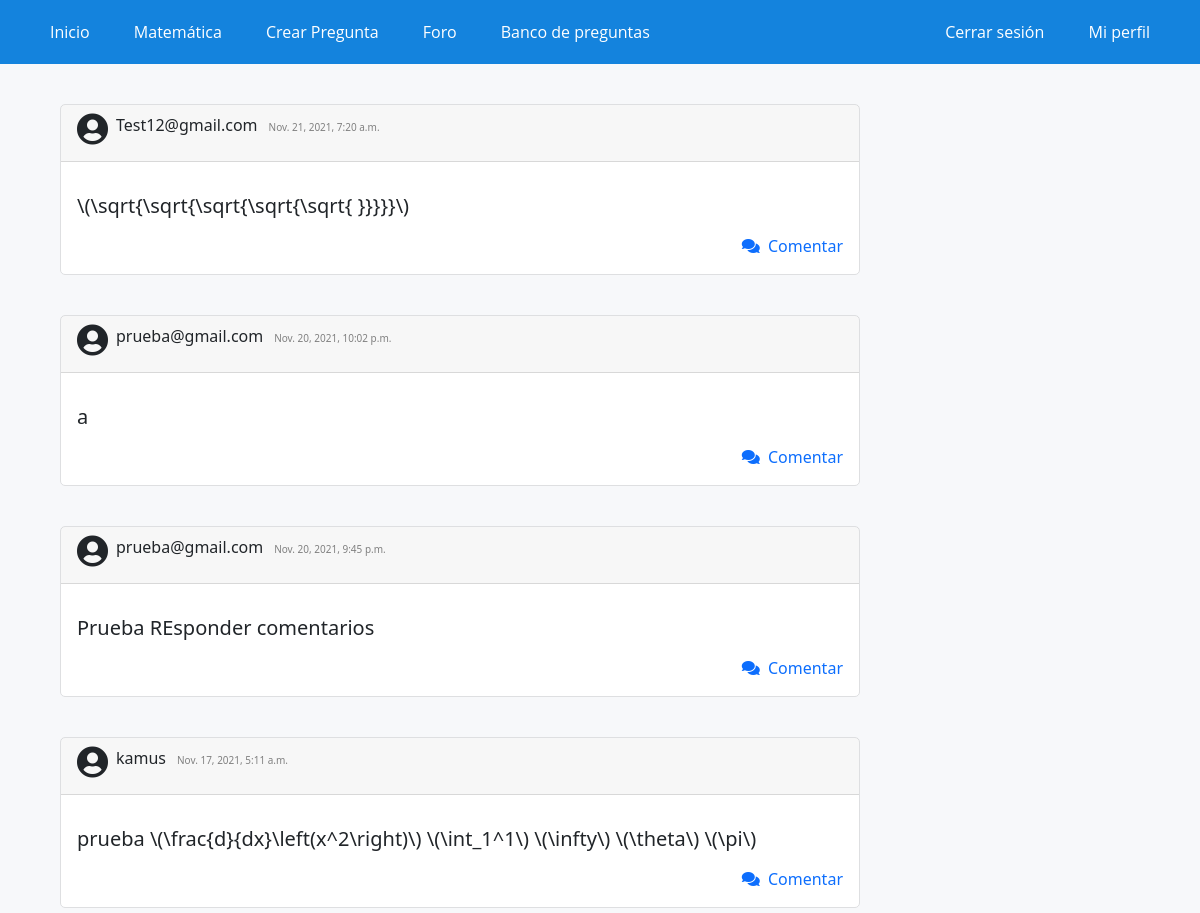
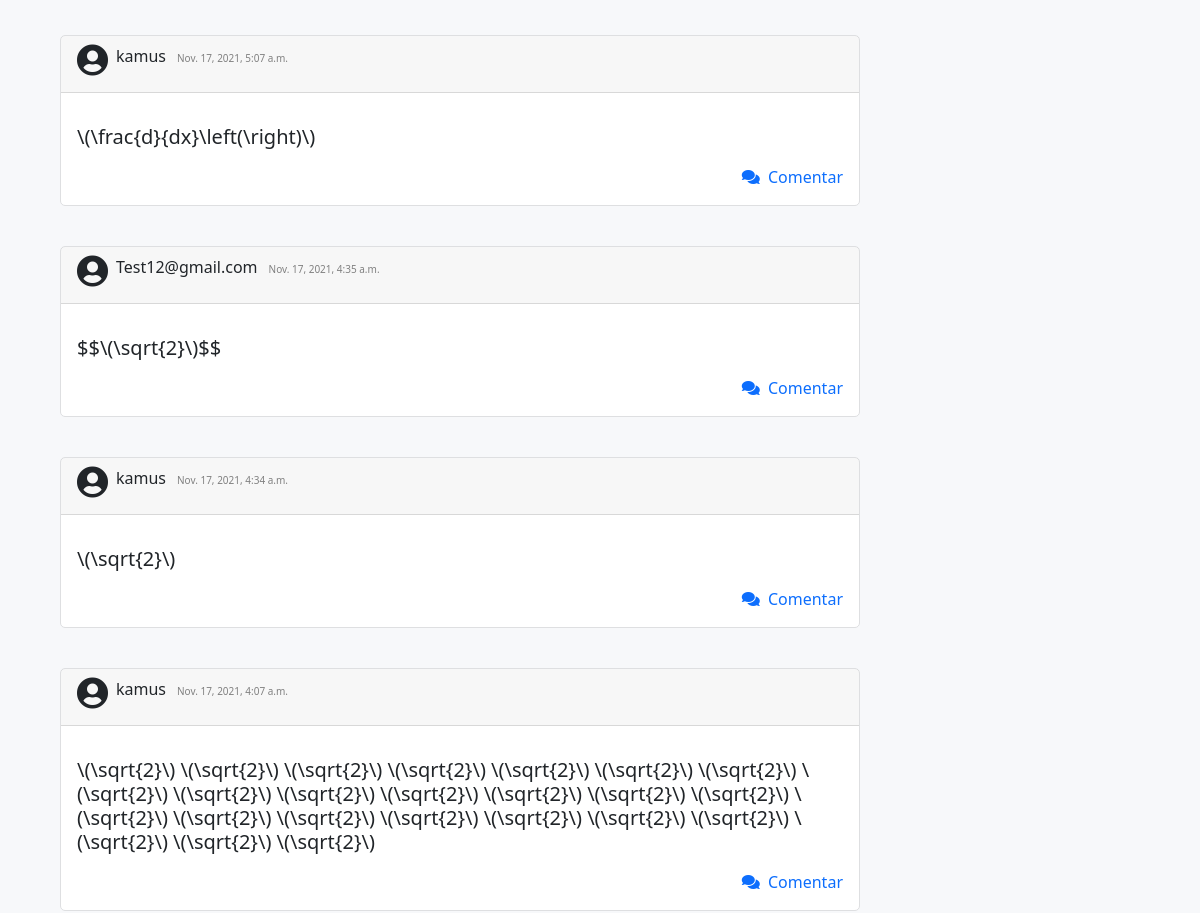
The page /foro/ (signed in, upper part) on the database as committed earlier (2 pictures, top to bottom).
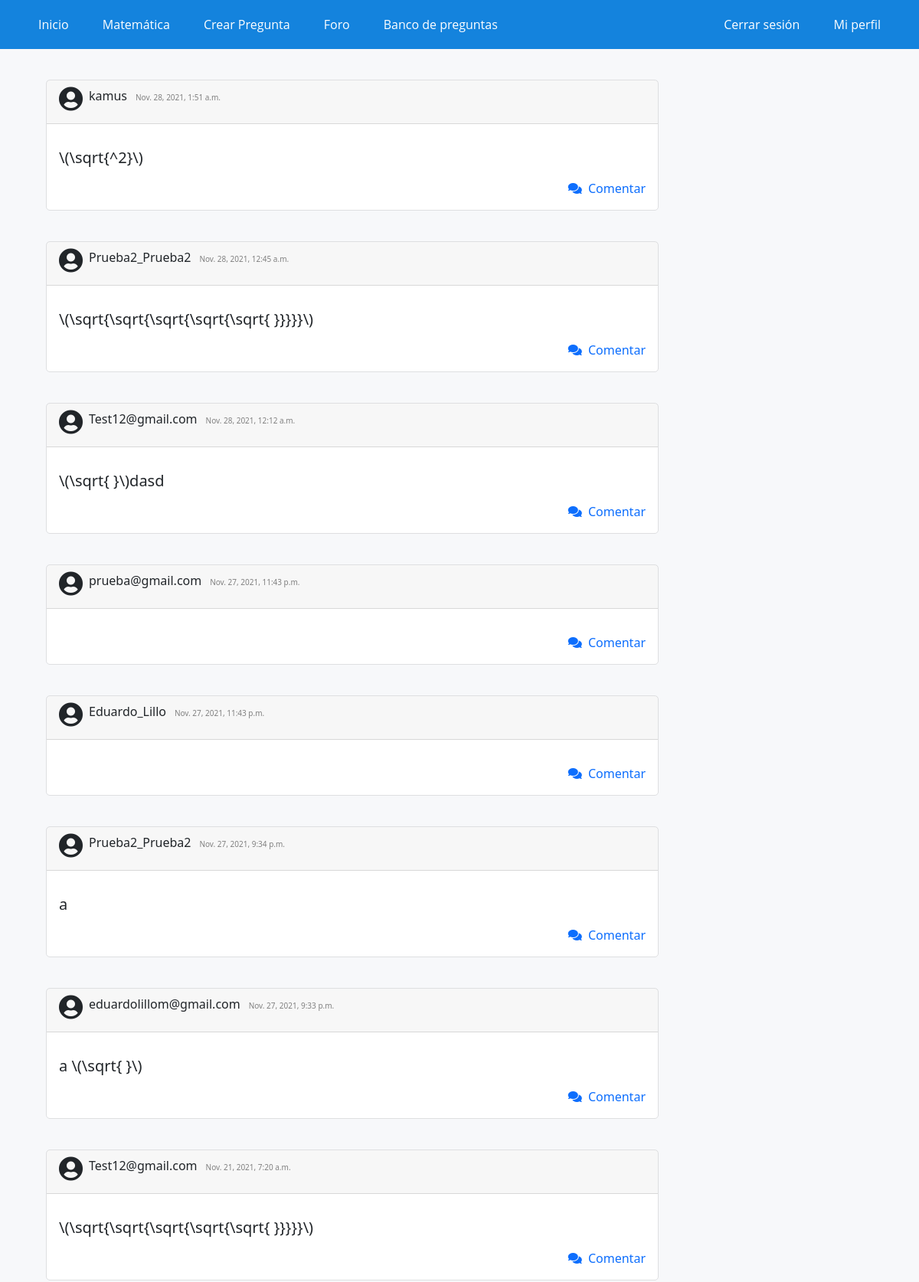
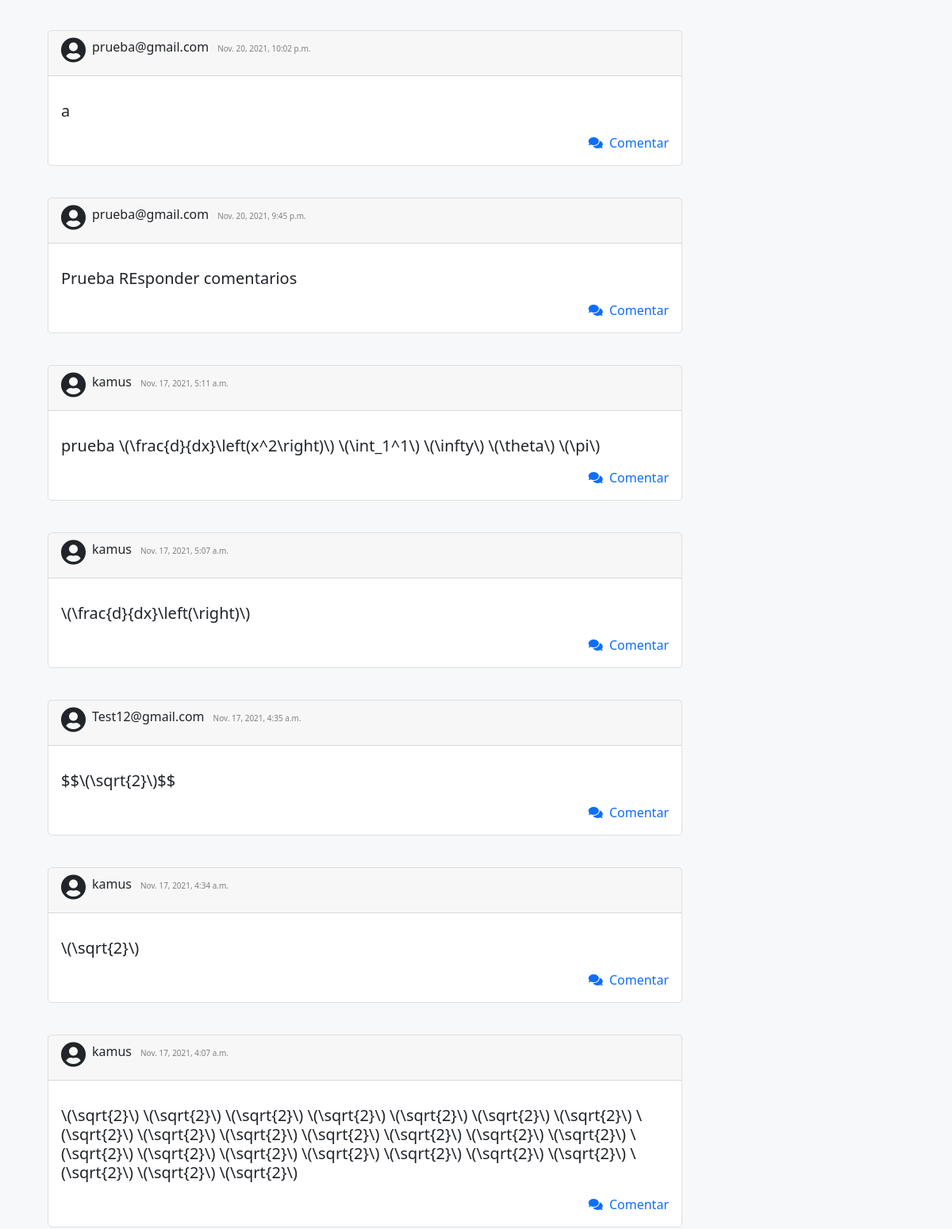
The same page on the database as committed later (2 pictures, top to bottom).
### WebApp/models.py (models this page shows, shortened)
class PostForo(models.Model):
    usuario = models.ForeignKey(settings.AUTH_USER_MODEL, on_delete=models.CASCADE)
    sigla = models.CharField(max_length=7, choices=siglas)
    texto = models.TextField()
    slug = models.SlugField(unique=True, blank=True)
    tiempo = models.DateTimeField(auto_now_add=True)
    class Meta:
        ordering = ['-tiempo']

### WebApp/views.py (the view)
# urls.py: path('foro/', foro, name="foro1"),
def foro(request):
    post = PostForo.objects.all()
    contexto = {
        'post': post
    }
    return render(request, 'app/foro.html', contexto)

### WebApp/templates/app/foro.html (shortened to what this page needs)
{% extends 'app/base.html' %}
{% load static %}
{% block contenido %}
<div class="elContenedor">
    <p>
        {% for post in post %}
        <div class="preguntas mb-3" style="max-width: 800px;">
            <div class="card-header"><i style="float: left; " class="svg-inline--fa fas fa-user-circle fa-2x">&nbsp;</i>
                <p style="display: inline-block; ">{{post.usuario}}</p> &nbsp;<h7 style="color: gray; font-size: 10px;">
                    {{post.tiempo}}</h7>
            </div>
            <div class="card-body">
                <p class="card-text">
                    <h5>{{post.texto}}</h5>
                </p>
                <div>
                    <a style="text-decoration: none;" href="{% url 'foro2' post.pk %}">
                        <div style="text-align: right;"><i class="fas fa-comments "></i>&nbsp;&nbsp;Comentar</div>
                    </a>
                </div>
            </div>
        </div>
        {% endfor %}
    </p>
</div>
{% endblock %}

### WebApp/templates/app/base.html (shortened to what this page needs)
<!DOCTYPE html>
<html lang="es">
<head>
    {% load static %}
    <link rel="stylesheet" href="https://use.fontawesome.com/releases/v5.6.3/css/all.css">
    <link href="https://cdn.jsdelivr.net/npm/bootstrap@5.1.3/dist/css/bootstrap.min.css" rel="stylesheet"
>
    <link rel="stylesheet" href="{% static 'app/css/styles.css' %}">
    <link rel="stylesheet" href="https://cdnjs.cloudflare.com/ajax/libs/mathquill/0.10.1/mathquill.css" />
</head>
<body>
    <header>
        <nav class="navegacion">
            <ul class="menu">
                <li><a href="{% url 'home' %}">Inicio</a></li>
                {% if user.is_authenticated %}
                <li><a class="mat">Matemática</a>
                </li>
                <li><a href="{% url 'crearPregunta' %}">Crear Pregunta</a></li>
                <li><a href="{% url 'foro1' %}">Foro</a></li>
                <li><a href="{% url 'banco-preguntas' %}">Banco de preguntas</a></li>
                {% endif %}
            </ul>
            <ul>
                {% if user.is_authenticated %}
                <li><a href="{% url 'logout' %}">Cerrar sesión</a></li>
                <li><a href="{% url 'mi_perfil' %}">Mi perfil</a></li>
                {% else %}
                <li><a href="{% url 'iniciar_sesion' %}">Iniciar sesión</a></li>
                <li><a href="{% url 'registrarse' %}">Registrarse</a></li>
                {% endif %}
            </ul>
        </nav>
    </header>
    {% if user.is_authenticated %}
    <div id="contenido">
        {% block contenido%}
        {% endblock %}
    </div>
    {% else %}
    <div id="contenido">
        <h1>Por Favor, inicia sesión para poder acceder al contenido :)</h1>
    </div>
    {% endif %}
</body>
</html>

### WebApp/static/app/css/styles.css (style rules this page uses)
* { margin: 0; padding: 0; -webkit-box-sizing: border-box; -moz-box-sizing: border-box; box-sizing: border-box; }
body { background: rgb(247,248,250); }
.navegacion { display: flex; justify-content: space-between; width: 100%; padding-inline: 30px; margin: auto; background: #1483dd; }
.navegacion ul { list-style: none; margin: 0; padding: 0; }
.navegacion > ul >li { position: relative; display: inline-block; }
.navegacion > ul > li > a { display: block; padding: 20px 20px; color: white; font-family: 'Open Sans', sans-serif; text-decoration: none; }
.mat { color: white; }
#contenido { width: 100%; padding-top: 0px; padding-bottom: 50px; margin:auto; }
.elContenedor { width: 90%; padding-top: 0px; margin:auto; }
.preguntas { background-color: rgb(255,255,255); border-radius: 5px ; margin-bottom: 40px; margin-top: 40px; border: 1px solid rgb(222,223,225); }

Rows that differ between the two databases and show on the page:
added PostForo: usuario "kamus", tiempo "Nov. 28, 2021, 1:51 a.m.", texto "\\(\\sqrt{^2}\\)"
added PostForo: usuario "Prueba2_Prueba2", tiempo "Nov. 28, 2021, 12:45 a.m.", texto "\\(\\sqrt{\\sqrt{\\sqrt{\\sqrt{\\sqrt{ }}}}}\\)"
added PostForo: usuario "Test12@gmail.com", tiempo "Nov. 28, 2021, 12:12 a.m.", texto "\\(\\sqrt{ }\\)dasd"
added PostForo: usuario "prueba@gmail.com", tiempo "Nov. 27, 2021, 11:43 p.m."
added PostForo: usuario "Eduardo_Lillo", tiempo "Nov. 27, 2021, 11:43 p.m."
added PostForo: usuario "Prueba2_Prueba2", tiempo "Nov. 27, 2021, 9:34 p.m.", texto "a"
added PostForo: usuario "eduardolillom@gmail.com", tiempo "Nov. 27, 2021, 9:33 p.m.", texto "a \\(\\sqrt{ }\\)"
